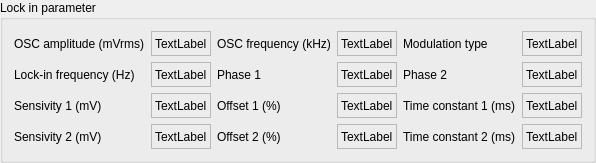
    <widget class="QGroupBox" name="groupBox_2">
     <property name="title">
      <string>Lock in parameter</string>
     </property>
     <layout class="QGridLayout" name="gridLayout_3">
      <item row="2" column="1">
       <widget class="QLabel" name="label_lockin_frequency">
        <property name="sizePolicy">
         <sizepolicy hsizetype="Preferred" vsizetype="Fixed">
          <horstretch>0</horstretch>
          <verstretch>0</verstretch>
         </sizepolicy>
        </property>
        <property name="minimumSize">
         <size>
          <width>0</width>
          <height>25</height>
         </size>
        </property>
        <property name="maximumSize">
         <size>
          <width>16777215</width>
          <height>25</height>
         </size>
        </property>
        <property name="frameShape">
         <enum>QFrame::StyledPanel</enum>
        </property>
        <property name="text">
         <string>TextLabel</string>
        </property>
       </widget>
      </item>
      <item row="2" column="0">
       <widget class="QLabel" name="label_87">
        <property name="text">
         <string>Lock-in frequency (Hz)</string>
        </property>
       </widget>
      </item>
      <item row="2" column="2">
       <widget class="QLabel" name="label_67">
        <property name="text">
         <string>Phase 1</string>
        </property>
       </widget>
      </item>
      <item row="3" column="0">
       <widget class="QLabel" name="label_69">
        <property name="text">
         <string>Sensivity 1 (mV)</string>
        </property>
       </widget>
      </item>
      <item row="0" column="5">
       <widget class="QLabel" name="label_modulation_type">
        <property name="sizePolicy">
         <sizepolicy hsizetype="Preferred" vsizetype="Fixed">
          <horstretch>0</horstretch>
          <verstretch>0</verstretch>
         </sizepolicy>
        </property>
        <property name="minimumSize">
         <size>
          <width>0</width>
          <height>25</height>
         </size>
        </property>
        <property name="maximumSize">
         <size>
          <width>16777215</width>
          <height>25</height>
         </size>
        </property>
        <property name="frameShape">
         <enum>QFrame::StyledPanel</enum>
        </property>
        <property name="text">
         <string>TextLabel</string>
        </property>
       </widget>
      </item>
      <item row="0" column="4">
       <widget class="QLabel" name="label_85">
        <property name="text">
         <string>Modulation type</string>
        </property>
       </widget>
      </item>
      <item row="0" column="3">
       <widget class="QLabel" name="label_osc_frequency">
        <property name="sizePolicy">
         <sizepolicy hsizetype="Preferred" vsizetype="Fixed">
          <horstretch>0</horstretch>
          <verstretch>0</verstretch>
         </sizepolicy>
        </property>
        <property name="minimumSize">
         <size>
          <width>0</width>
          <height>25</height>
         </size>
        </property>
        <property name="maximumSize">
         <size>
          <width>16777215</width>
          <height>25</height>
         </size>
        </property>
        <property name="frameShape">
         <enum>QFrame::StyledPanel</enum>
        </property>
        <property name="text">
         <string>TextLabel</string>
        </property>
       </widget>
      </item>
      <item row="4" column="1">
       <widget class="QLabel" name="label_sensitivity2">
        <property name="sizePolicy">
         <sizepolicy hsizetype="Preferred" vsizetype="Fixed">
          <horstretch>0</horstretch>
          <verstretch>0</verstretch>
         </sizepolicy>
        </property>
        <property name="minimumSize">
         <size>
          <width>0</width>
          <height>25</height>
         </size>
        </property>
        <property name="maximumSize">
         <size>
          <width>16777215</width>
          <height>25</height>
         </size>
        </property>
        <property name="frameShape">
         <enum>QFrame::StyledPanel</enum>
        </property>
        <property name="text">
         <string>TextLabel</string>
        </property>
       </widget>
      </item>
      <item row="2" column="3">
       <widget class="QLabel" name="label_phase1">
        <property name="sizePolicy">
         <sizepolicy hsizetype="Preferred" vsizetype="Fixed">
          <horstretch>0</horstretch>
          <verstretch>0</verstretch>
         </sizepolicy>
        </property>
        <property name="minimumSize">
         <size>
          <width>0</width>
          <height>25</height>
         </size>
        </property>
        <property name="maximumSize">
         <size>
          <width>16777215</width>
          <height>25</height>
         </size>
        </property>
        <property name="frameShape">
         <enum>QFrame::StyledPanel</enum>
        </property>
        <property name="text">
         <string>TextLabel</string>
        </property>
       </widget>
      </item>
      <item row="3" column="3">
       <widget class="QLabel" name="label_offset1">
        <property name="sizePolicy">
         <sizepolicy hsizetype="Preferred" vsizetype="Fixed">
          <horstretch>0</horstretch>
          <verstretch>0</verstretch>
         </sizepolicy>
        </property>
        <property name="minimumSize">
         <size>
          <width>0</width>
          <height>25</height>
         </size>
        </property>
        <property name="maximumSize">
         <size>
          <width>16777215</width>
          <height>25</height>
         </size>
        </property>
        <property name="frameShape">
         <enum>QFrame::StyledPanel</enum>
        </property>
        <property name="text">
         <string>TextLabel</string>
        </property>
       </widget>
      </item>
      <item row="4" column="2">
       <widget class="QLabel" name="label_72">
        <property name="text">
         <string>Offset 2 (%)</string>
        </property>
       </widget>
      </item>
      <item row="2" column="5">
       <widget class="QLabel" name="label_phase2">
        <property name="sizePolicy">
         <sizepolicy hsizetype="Preferred" vsizetype="Fixed">
          <horstretch>0</horstretch>
          <verstretch>0</verstretch>
         </sizepolicy>
        </property>
        <property name="minimumSize">
         <size>
          <width>0</width>
          <height>25</height>
         </size>
        </property>
        <property name="maximumSize">
         <size>
          <width>16777215</width>
          <height>25</height>
         </size>
        </property>
        <property name="frameShape">
         <enum>QFrame::StyledPanel</enum>
        </property>
        <property name="text">
         <string>TextLabel</string>
        </property>
       </widget>
      </item>
      <item row="4" column="3">
       <widget class="QLabel" name="label_offset2">
        <property name="sizePolicy">
         <sizepolicy hsizetype="Preferred" vsizetype="Fixed">
          <horstretch>0</horstretch>
          <verstretch>0</verstretch>
         </sizepolicy>
        </property>
        <property name="minimumSize">
         <size>
          <width>0</width>
          <height>25</height>
         </size>
        </property>
        <property name="maximumSize">
         <size>
          <width>16777215</width>
          <height>25</height>
         </size>
        </property>
        <property name="frameShape">
         <enum>QFrame::StyledPanel</enum>
        </property>
        <property name="text">
         <string>TextLabel</string>
        </property>
       </widget>
      </item>
      <item row="0" column="0">
       <widget class="QLabel" name="label_65">
        <property name="text">
         <string>OSC amplitude (mVrms)</string>
        </property>
       </widget>
      </item>
      <item row="2" column="4">
       <widget class="QLabel" name="label_68">
        <property name="text">
         <string>Phase 2</string>
        </property>
       </widget>
      </item>
      <item row="3" column="1">
       <widget class="QLabel" name="label_sensitivity1">
        <property name="sizePolicy">
         <sizepolicy hsizetype="Preferred" vsizetype="Fixed">
          <horstretch>0</horstretch>
          <verstretch>0</verstretch>
         </sizepolicy>
        </property>
        <property name="minimumSize">
         <size>
          <width>0</width>
          <height>25</height>
         </size>
        </property>
        <property name="maximumSize">
         <size>
          <width>16777215</width>
          <height>25</height>
         </size>
        </property>
        <property name="frameShape">
         <enum>QFrame::StyledPanel</enum>
        </property>
        <property name="text">
         <string>TextLabel</string>
        </property>
       </widget>
      </item>
      <item row="0" column="1">
       <widget class="QLabel" name="label_osc_amp">
        <property name="sizePolicy">
         <sizepolicy hsizetype="Preferred" vsizetype="Fixed">
          <horstretch>0</horstretch>
          <verstretch>0</verstretch>
         </sizepolicy>
        </property>
        <property name="minimumSize">
         <size>
          <width>0</width>
          <height>25</height>
         </size>
        </property>
        <property name="maximumSize">
         <size>
          <width>16777215</width>
          <height>25</height>
         </size>
        </property>
        <property name="frameShape">
         <enum>QFrame::StyledPanel</enum>
        </property>
        <property name="text">
         <string>TextLabel</string>
        </property>
       </widget>
      </item>
      <item row="0" column="2">
       <widget class="QLabel" name="label_66">
        <property name="text">
         <string>OSC frequency (kHz)</string>
        </property>
       </widget>
      </item>
      <item row="3" column="2">
       <widget class="QLabel" name="label_71">
        <property name="text">
         <string>Offset 1 (%)</string>
        </property>
       </widget>
      </item>
      <item row="4" column="0">
       <widget class="QLabel" name="label_70">
        <property name="text">
         <string>Sensivity 2 (mV)</string>
        </property>
       </widget>
      </item>
      <item row="3" column="4">
       <widget class="QLabel" name="label_73">
        <property name="text">
         <string>Time constant 1 (ms)</string>
        </property>
       </widget>
      </item>
      <item row="3" column="5">
       <widget class="QLabel" name="label_time_const1">
        <property name="sizePolicy">
         <sizepolicy hsizetype="Preferred" vsizetype="Fixed">
          <horstretch>0</horstretch>
          <verstretch>0</verstretch>
         </sizepolicy>
        </property>
        <property name="minimumSize">
         <size>
          <width>0</width>
          <height>25</height>
         </size>
        </property>
        <property name="maximumSize">
         <size>
          <width>16777215</width>
          <height>25</height>
         </size>
        </property>
        <property name="frameShape">
         <enum>QFrame::StyledPanel</enum>
        </property>
        <property name="text">
         <string>TextLabel</string>
        </property>
       </widget>
      </item>
      <item row="4" column="4">
       <widget class="QLabel" name="label_74">
        <property name="text">
         <string>Time constant 2 (ms)</string>
        </property>
       </widget>
      </item>
      <item row="4" column="5">
       <widget class="QLabel" name="label_time_const2">
        <property name="sizePolicy">
         <sizepolicy hsizetype="Preferred" vsizetype="Fixed">
          <horstretch>0</horstretch>
          <verstretch>0</verstretch>
         </sizepolicy>
        </property>
        <property name="minimumSize">
         <size>
          <width>0</width>
          <height>25</height>
         </size>
        </property>
        <property name="maximumSize">
         <size>
          <width>16777215</width>
          <height>25</height>
         </size>
        </property>
        <property name="frameShape">
         <enum>QFrame::StyledPanel</enum>
        </property>
        <property name="text">
         <string>TextLabel</string>
        </property>
       </widget>
      </item>
     </layout>
    </widget>
